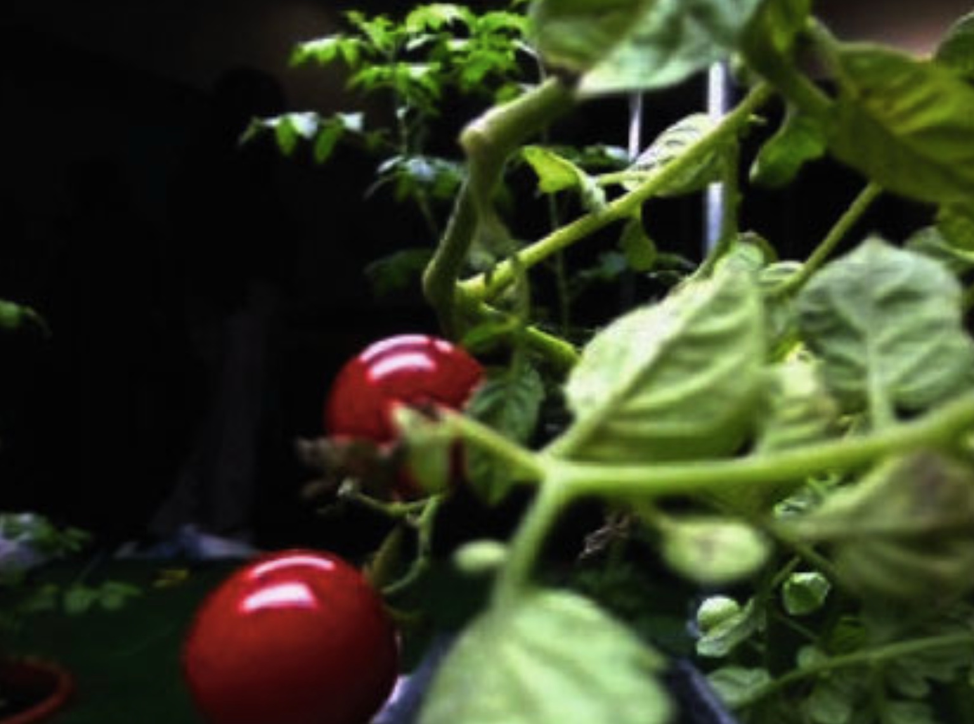
#> input picture images/input/tomates-corke.png, 974 x 724 px, shrunk from 1536 x 1142 before the run
$ jupyter execute atividade_segmentacao.ipynb
#> lines starting #> are read from the running program, lines starting #| are printed output that depends on the picture; after the words box and inside, x2 and y2 are one past the last pixel; in counts of white or black regions, pixels touching at a corner belong together
### src/otsu.py
import numpy as np

def otsu_threshold(img_gray):
    hist, _ = np.histogram(img_gray.flatten(), bins=256, range=(0, 256))

    # Normaliza o histograma para obter probabilidades por intensidade
    prob = hist / img_gray.size

    intensidades = np.arange(256)

    melhor_t = 0
    menor_variancia = float('inf')

    for t in range(256):
        w0 = prob[:t].sum()  # peso da classe 0 (fundo)
        w1 = prob[t:].sum()  # peso da classe 1 (objeto)

        if w0 == 0 or w1 == 0:
            continue

        mean0 = (prob[:t] * intensidades[:t]).sum() / w0
        mean1 = (prob[t:] * intensidades[t:]).sum() / w1

        var0 = (prob[:t] * (intensidades[:t] - mean0)**2).sum() / w0
        var1 = (prob[t:] * (intensidades[t:] - mean1)**2).sum() / w1

        variancia_intra = w0 * var0 + w1 * var1

        # Atualiza o melhor limiar se encontrou variância menor
        if variancia_intra < menor_variancia:
            menor_variancia = variancia_intra
            melhor_t = t

    return melhor_t

### src/kmeans.py
# Implementação manual do k-means no plano a*b* do espaço L*a*b*.

import operator

import numpy as np
import cv2


def kmeans_ab(img_rgb, k, max_iter=100, tol=1e-4, seed=42):
    """
    K-means manual no plano a*b* do espaco L*a*b*.

    Parâmetros
    ----------
    img_rgb : ndarray (H, W, 3) uint8
        Imagem em RGB.
    k : int
        Número de clusters.
    max_iter : int
        Iterações máximas.
    tol : float
        Tolerância de convergência (deslocamento máximo dos centroides).
    seed : int
        Semente para reprodutibilidade.

    Retorna
    -------
    labels : ndarray (H, W) int
        Rótulo 0..k-1 por pixel.
    centroids : ndarray (k, 2)
        Centroides finais no plano a*b*.
    history : list of (iter_number, labels_i, centroids_i)
        Snapshots em 3 momentos: início, meio e convergência.
    """
    H, W = img_rgb.shape[:2]

    lab = cv2.cvtColor(img_rgb, cv2.COLOR_RGB2LAB).astype(np.float64)
    ab = lab[:, :, 1:3].reshape(-1, 2)
    N = ab.shape[0]

    try:
        k = operator.index(k)
    except TypeError:
        raise ValueError(
            f"k must be an integer between 1 and N (N={N}), got k={k!r}"
        ) from None
    if not (1 <= k <= N):
        raise ValueError(
            f"k must be an integer between 1 and N (N={N}), got k={k!r}"
        )

    rng = np.random.RandomState(seed)
    indices = rng.choice(N, size=k, replace=False)
    centroids = ab[indices].copy()

    all_snapshots = []
    labels_flat = np.zeros(N, dtype=np.int32)

    for it in range(max_iter):
        dists = np.linalg.norm(ab[:, None, :] - centroids[None, :, :], axis=2)
        labels_flat = np.argmin(dists, axis=1)

        all_snapshots.append(
            (it, labels_flat.reshape(H, W).copy(), centroids.copy())
        )

        new_centroids = np.empty_like(centroids)
        for j in range(k):
            members = ab[labels_flat == j]
            if len(members) == 0:
                new_centroids[j] = centroids[j]
            else:
                new_centroids[j] = members.mean(axis=0)

        shift = np.linalg.norm(new_centroids - centroids, axis=1).max()
        centroids = new_centroids

        if shift < tol:
            # Rótulos devem corresponder aos centróides já atualizados
            dists = np.linalg.norm(ab[:, None, :] - centroids[None, :, :], axis=2)
            labels_flat = np.argmin(dists, axis=1)
            all_snapshots.append(
                (it + 1, labels_flat.reshape(H, W).copy(), centroids.copy())
            )
            break

    # Última atualização de centróides sem nova atribuição (ex.: parada por max_iter)
    dists = np.linalg.norm(ab[:, None, :] - centroids[None, :, :], axis=2)
    labels_flat = np.argmin(dists, axis=1)

    total = len(all_snapshots)
    pick = [0, total // 2, total - 1]
    pick = sorted(set(pick))
    history = [all_snapshots[i] for i in pick]

    labels = labels_flat.reshape(H, W)
    return labels, centroids, history

### notebook/atividade_segmentacao.ipynb
# Atividade 1 – Segmentação
**Alunos:**
- Henryque Oliveira Affiune (202201634)
- Matheus Sousa Marinho (202206132)
- Rodrigo de Oliveira Ribeiro (201811631)

Seções do notebook:
- Parte I: Limiarização (manual, Otsu, adaptativa)
- Parte II: Espaços de cor (RGB, HSV, L*a*b*)
- Parte III: Agrupamento k-means no plano a*b*
- Parte IV: Morfologia e refino das máscaras
- Análise comparativa final

[cell 1]
from pathlib import Path
import sys

import numpy as np
import cv2
from skimage import color
import matplotlib.pyplot as plt
import cv2

sys.path.append("../src")
from otsu import otsu_threshold

plt.rcParams["figure.figsize"] = (6, 4)

# Raiz do projeto = pai da pasta notebook/
ROOT = Path().resolve().parent
DATA_DIR = ROOT / "images" / "input"
DATA_DIR.mkdir(parents=True, exist_ok=True)
RESULTS_DIR = ROOT / "images" / "results"
RESULTS_DIR.mkdir(parents=True, exist_ok=True)

## Carregamento de imagem

Aqui ficam funções auxiliares para leitura e exibição das imagens da pasta `images/input`.

[cell 2]
# carregamento da imagem RGB da pasta images/input
def load_rgb(name: str):
    """Carrega uma imagem RGB da pasta `images/input`."""
#> called with name = 'tomates-corke.png'
    path = DATA_DIR / name
    img_bgr = cv2.imread(str(path), cv2.IMREAD_COLOR)
#> img_bgr is the input picture: shape (724, 974, 3); mean B, G, R 37.3, 63.1, 57.1
    if img_bgr is None:
        raise FileNotFoundError(f"Imagem não encontrada: {path}")
    img_rgb = cv2.cvtColor(img_bgr, cv2.COLOR_BGR2RGB)
    return img_rgb

# show imagens lado a lado
def show_side_by_side(images, titles):
    n = len(images)
    fig, axes = plt.subplots(1, n, figsize=(4 * n, 4))
    if n == 1:
        axes = [axes]
    for ax, img, title in zip(axes, images, titles):
        if img.ndim == 2:
            ax.imshow(img, cmap="gray")
        else:
            ax.imshow(img)
        ax.set_title(title)
        ax.axis("off")
    plt.tight_layout()

## Parte I: Limiarização Manual

Ponto de partida da segmentação: converter a imagem para escala de cinza e aplicar um limiar fixo T escolhido manualmente. O objetivo é entender o mecanismo básico e observar suas limitações antes de avançar para métodos automáticos.

[cell 3]
# Carrega a imagem colorida e converte para escala de cinza
img_rgb = load_rgb("tomates-corke.png")
img_gray = cv2.cvtColor(img_rgb, cv2.COLOR_RGB2GRAY)

# Limiar fixo escolhido manualmente — pixels >= T viram branco, demais preto
T = 127
mask = (img_gray >= T).astype(np.uint8) * 255
#> mask: shape (724, 974); 16.2% white; 87 white regions (25 under 20 px), largest, box (x1, y1, x2, y2) and area: (392, 239, 974, 551) 53135, (424, 592, 665, 724) 22873, (525, 28, 745, 214) 11682

# Histograma da imagem em cinza com marcação visual do limiar escolhido
plt.hist(img_gray.flatten(), bins=256, range=(0, 256), color='gray')
plt.axvline(T, color='red', linestyle='--', label=f'T = {T}')
plt.title("Histograma")
plt.xlabel("Intensidade")
plt.ylabel("Contagem")
plt.legend()
plt.show()
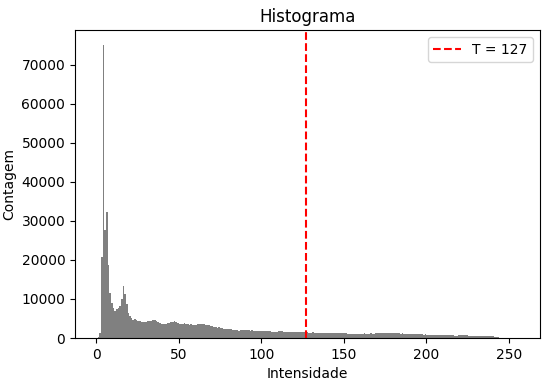
#> figure drawn by matplotlib, 1 panel; tallest bar 75168 high, from x = 4 to 5

# Comparação visual: original, cinza e máscara binária
show_side_by_side(
    [img_rgb, img_gray, mask],
    ["Original", "Tons de cinza", f"Máscara (T = {T})"]
)
#> in show_side_by_side, `n = len(images)`: n = 3
#> the loop in show_side_by_side, `for ax, img, title in zip(axes, images, titles):` made 3 passes
#> title on passes 1 to 3: 'Original', 'Tons de cinza', 'Máscara (T = 127)'

## Limiarização Método Otsu

Este bloco demonstra como chamar a função `otsu_threshold` implementada em `src/otsu.py`.

[cell 4]
img_rgb = load_rgb("tomates-corke.png")  # ajuste o nome do arquivo se necessário
img_gray = cv2.cvtColor(img_rgb, cv2.COLOR_RGB2GRAY)

t = otsu_threshold(img_gray)
#> in otsu_threshold, `hist, _ = np.histogram(img_gray.flatten(), bins=256, range=(0, 256))`: hist = 256 values, max 75168 at index 4, min 0 at index 252, mean 2754.6
#> in otsu_threshold, `prob = hist / img_gray.size`: prob = 256 values, max 0.107 at index 4, min 0 at index 252, mean 0.00391
#> the loop in otsu_threshold, `for t in range(256):` made 256 passes
#> (w0, w1, mean0, mean1, var0, var1, variancia_intra, menor_variancia) on passes 2 to 8: (2.13e-05, 1, 0, 58.37, 0, 3793.4, 3793.3, 3793.3), (0.00022, 1, 0.903, 58.38, 0.0874, 3793.5, 3792.7, 3792.7), (0.00213, 0.998, 1.89, 58.49, 0.121, 3794.7, 3786.6, 3786.6), (0.0316, 0.968, 2.93, 60.18, 0.0858, 3813.6, 3693, 3693), (0.138, 0.862, 3.75, 67.13, 0.224, 3846.6, 3314.9, 3314.9), (0.177, 0.823, 4.03, 70.09, 0.441, 3837.2, 3156.4, 3156.4), (0.223, 0.777, 4.43, 73.86, 0.983, 3807.1, 2958, 2958)
print("Limiar de Otsu:", t)
#| Limiar de Otsu: 90

mask = (img_gray >= t).astype(np.uint8) * 255
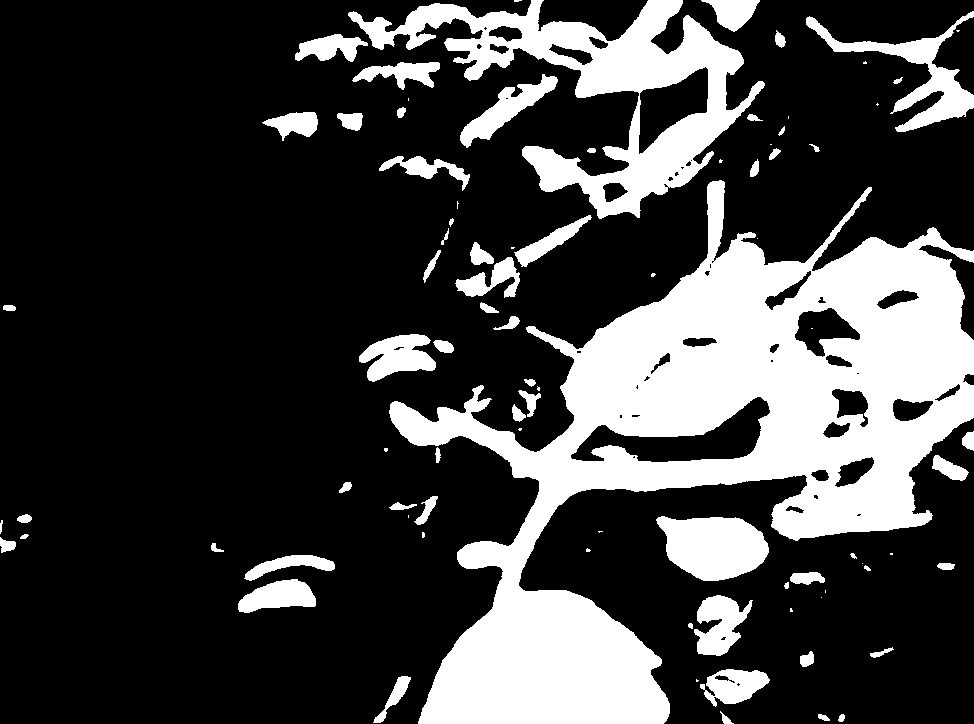
#> mask: shape (724, 974); 25% white; 87 white regions (26 under 20 px), largest, box (x1, y1, x2, y2) and area: (389, 180, 974, 724) 115961, (348, 0, 765, 219) 26146, (656, 516, 769, 581) 5391


# Histograma com o limiar de Otsu marcado
plt.hist(img_gray.flatten(), bins=256, range=(0, 256), color='gray')
plt.axvline(t, color='red', linestyle='--', label=f'T = {t}')
plt.title("Histograma com limiar de Otsu")
plt.xlabel("Intensidade")
plt.ylabel("Contagem")
plt.legend()
plt.show()

show_side_by_side(
    [img_rgb, img_gray, mask],
    ["Original", "Tons de cinza", f"Máscara (Otsu, T={t})"]
)
#> the loop in show_side_by_side (call 2), `for ax, img, title in zip(axes, images, titles):` made 3 passes
#> title on passes 1 to 3: 'Original', 'Tons de cinza', 'Máscara (Otsu, T=90)'

## Limiarização Adaptativa

[cell 5]
img_rgb = load_rgb("tomates-corke.png")  # ajuste o nome do arquivo se necessário
img_gray = cv2.cvtColor(img_rgb, cv2.COLOR_RGB2GRAY)

#cv2.adaptiveThreshold(img_gray, maxValue, adaptiveMethod, thresholdType, blockSize, C)
mask_mean = cv2.adaptiveThreshold( img_gray, 255, cv2.ADAPTIVE_THRESH_MEAN_C, cv2.THRESH_BINARY_INV, 11, 2)
#> mask_mean: shape (724, 974); 27.3% white; 1766 white regions (1373 under 20 px), largest, box (x1, y1, x2, y2) and area: (281, 14, 636, 453) 25391, (513, 481, 859, 680) 16856, (568, 93, 873, 332) 11669
mask_gaussian = cv2.adaptiveThreshold( img_gray, 255, cv2.ADAPTIVE_THRESH_GAUSSIAN_C, cv2.THRESH_BINARY_INV, 11, 2)
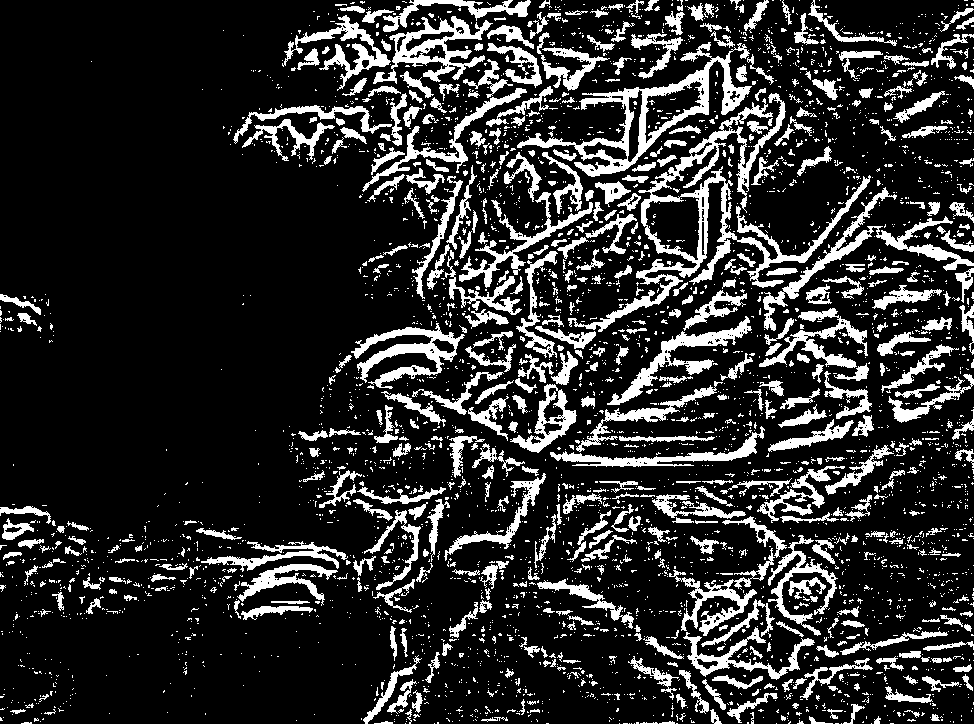
#> mask_gaussian: shape (724, 974); 17.8% white; 3836 white regions (3269 under 20 px), largest, box (x1, y1, x2, y2) and area: (568, 93, 871, 332) 8159, (517, 42, 752, 177) 5083, (763, 187, 974, 331) 2994

show_side_by_side(
    [img_rgb, img_gray, mask, mask, mask_mean, mask_gaussian],
    ["Original", "Tons de cinza",f"Máscara (T = {T})", f"Máscara (Otsu, T={t})", "Adaptativo (Mean)", "Adaptativo (Gaussian)"]
)

## Parte III: Agrupamento k-means no plano a\*b\*

Implementação manual do k-means sobre os canais cromáticos a\* e b\* do espaço L\*a\*b\*.
O objetivo é agrupar pixels por similaridade de cor, descartando a luminância (canal L\*).

[cell 6]
from kmeans import kmeans_ab

img_rgb = load_rgb("tomates-corke.png")

# Executa o k-means no plano a*b* para diferentes valores de k.
# Para cada k, armazena: rótulos por pixel, centróides finais e
# histórico de snapshots (início, meio, convergência).
results = {}
for k in [2, 3, 4, 5]:
    labels, centroids, history = kmeans_ab(img_rgb, k=k)
    results[k] = (labels, centroids, history)
    print(f"k={k}  →  {len(history)} snapshots, "
        f"convergiu na iteração {history[-1][0]}")
#> this loop made 4 passes
#| k=2  →  3 snapshots, convergiu na iteração 6
#| k=3  →  3 snapshots, convergiu na iteração 12
#| k=4  →  3 snapshots, convergiu na iteração 6
#| k=5  →  3 snapshots, convergiu na iteração 24
#> pass 1, in kmeans_ab, `lab = cv2.cvtColor(img_rgb, cv2.COLOR_RGB2LAB).astype(np.float64)`:
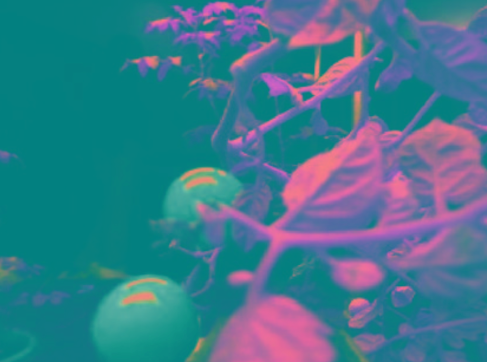
#> lab: shape (724, 974, 3) float64 (shown at 1/2 size); mean R, G, B 63.2, 121.6, 141.7
#> pass 3, in kmeans_ab (call 3), `labels = labels_flat.reshape(H, W)`:
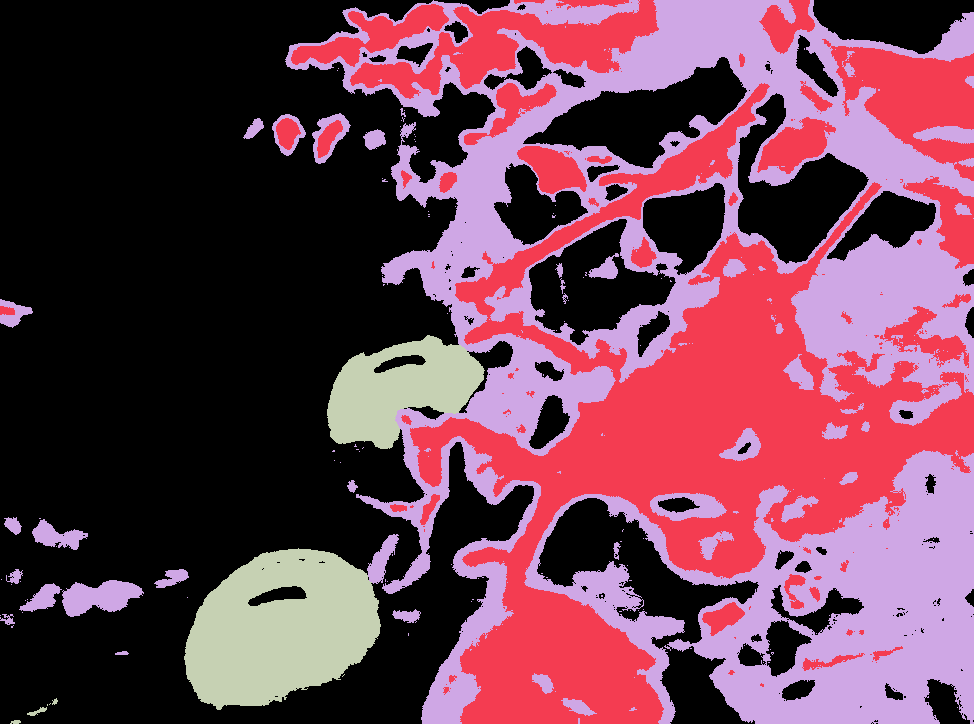
#> labels: shape (724, 974) int64; 4 distinct labels, from 0 to 3; one colour per label, 0 black

## Evolução dos centróides ao longo das iterações do k-means.
Aqui, para cada valor de k, plota os centróides em 3 momentos (início, meio, momento de convergência).

[cell 7]
# Evolução dos centróides ao longo das iterações do k-means.
# Para cada k, plota os centróides em 3 momentos (início, meio, convergência)
# sobre uma nuvem cinza de ~5000 pixels amostrados no plano a*b*.
# Marcadores maiores = iterações mais avançadas.

moment_labels = ["início", "meio", "convergência"]
marker_sizes = [80, 160, 300]       # tamanho cresce com a iteração
markers = ["o", "s", "X"]           # forma muda para distinguir momentos

fig, axes = plt.subplots(1, len(results), figsize=(5 * len(results), 5))
if len(results) == 1:
    axes = [axes]

for ax, (k, (labels, centroids, history)) in zip(axes, results.items()):
    # Converte a imagem para L*a*b* e extrai os canais cromáticos a*, b*
    lab_full = cv2.cvtColor(img_rgb, cv2.COLOR_RGB2LAB).astype(np.float64)
    ab = lab_full[:, :, 1:3].reshape(-1, 2)

    # Amostra aleatória de pixels como fundo cinza claro
    idx = np.random.RandomState(0).choice(ab.shape[0], size=min(5000, ab.shape[0]), replace=False)
    ax.scatter(ab[idx, 0], ab[idx, 1], c="lightgray", s=1, alpha=0.3)

    colors = plt.cm.tab10(np.linspace(0, 1, max(k, 3)))[:k]

    # Sobrepõe os centróides de cada snapshot (início → meio → fim)
    for snap_idx, (it_num, _, ctrs) in enumerate(history):
        for j in range(k):
            ax.scatter(
                ctrs[j, 0], ctrs[j, 1],
                color=colors[j],
                s=marker_sizes[snap_idx],
                marker=markers[snap_idx],
                edgecolors="black",
                linewidths=0.8,
                label=f"C{j} {moment_labels[snap_idx]} (it {it_num})" if j == 0 else None,
                zorder=5,
            )

    ax.set_title(f"k = {k}")
    ax.set_xlabel("a*")
    ax.set_ylabel("b*")
    ax.legend(fontsize=7, loc="upper left")
#> this loop made 4 passes
#> centroids on passes 1 to 2: [[129.5, 131.6], [109.6, 157]], [[130.8, 130.5], [106.2, 163.7], [115.2, 146.5]]

fig.suptitle("Evolução dos centróides no plano a*b*", fontsize=14, y=1.02)
plt.tight_layout()
plt.savefig(RESULTS_DIR / "kmeans_centroid_evolution.png", dpi=150, bbox_inches="tight")
plt.show()

## Gráfico de dispersão (scatter) dos pixels no plano a*b*.
Cada pixel amostrado é colorido pela cor do cluster ao qual foi atribuído, permitindo visualizar como o k-means particionou o espaço cromático. Os centroides finais são marcados com "X".

[cell 8]
n_sample = 5000
rng = np.random.RandomState(0)

# Extrai os canais a* e b* de toda a imagem
lab_full = cv2.cvtColor(img_rgb, cv2.COLOR_RGB2LAB).astype(np.float64)
ab_all = lab_full[:, :, 1:3].reshape(-1, 2)

# Seleciona ~5000 pixels aleatórios para não sobrecarregar o gráfico
idx_sample = rng.choice(ab_all.shape[0], size=min(n_sample, ab_all.shape[0]), replace=False)

fig, axes = plt.subplots(1, len(results), figsize=(5 * len(results), 5))
if len(results) == 1:
    axes = [axes]

for ax, (k, (labels, centroids, _)) in zip(axes, results.items()):
    labels_flat = labels.ravel()

    # Mapeia cada cluster para uma cor distinta (tab10)
    cluster_colors = plt.cm.tab10(np.linspace(0, 1, max(k, 3)))[:k]
    pixel_colors = cluster_colors[labels_flat[idx_sample]]

    # Plota os pixels amostrados, coloridos pelo cluster
    ax.scatter(
        ab_all[idx_sample, 0], ab_all[idx_sample, 1],
        c=pixel_colors, s=2, alpha=0.5,
    )

    # Sobrepõe os centróides finais com coordenadas na legenda
    for j in range(k):
        ax.scatter(
            centroids[j, 0], centroids[j, 1],
            color=cluster_colors[j], s=250, marker="X",
            edgecolors="black", linewidths=1.2, zorder=10,
            label=f"C{j} ({centroids[j,0]:.1f}, {centroids[j,1]:.1f})",
        )

    ax.set_title(f"k = {k}")
    ax.set_xlabel("a*")
    ax.set_ylabel("b*")
    ax.legend(fontsize=7, loc="best")

fig.suptitle("Dispersão dos pixels no plano a*b* (coloridos por cluster)", fontsize=14, y=1.02)
plt.tight_layout()
plt.savefig(RESULTS_DIR / "kmeans_scatter_ab.png", dpi=150, bbox_inches="tight")
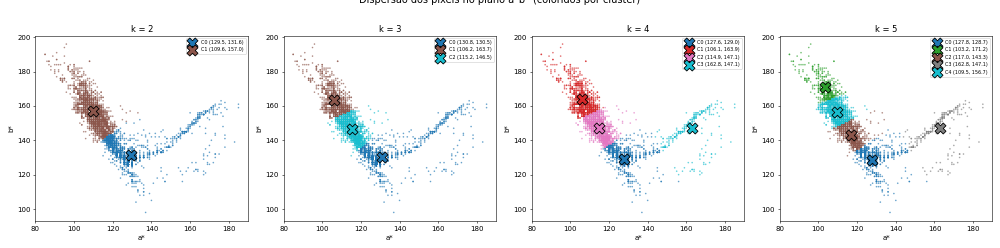
#> figure drawn by matplotlib, 4 panels
plt.show()

## Comparação das máscaras segmentadas para cada valor de k.
A coloração dos pixels é baseada na cor média do seu cluster, produzindo uma "posterização" que revela as regiões identificadas.

[cell 9]
def recolor_by_mean(img_rgb, labels, k):
    """Recolore cada cluster com a cor RGB média dos pixels que lhe pertencem."""
    out = np.zeros_like(img_rgb)
    for j in range(k):
        mask = labels == j
        if mask.any():
            # Calcula a cor média dos pixels pertencentes ao cluster j
            mean_color = img_rgb[mask].mean(axis=0).astype(np.uint8)
            out[mask] = mean_color
    return out

# Monta a fileira: imagem original + uma máscara por valor de k
images_row = [img_rgb]
titles_row = ["Original"]

for k, (labels, centroids, _) in results.items():
    seg = recolor_by_mean(img_rgb, labels, k)
    images_row.append(seg)
    titles_row.append(f"k = {k}")
#> this loop made 4 passes
#> pass 1, `seg = recolor_by_mean(img_rgb, labels, k)`:
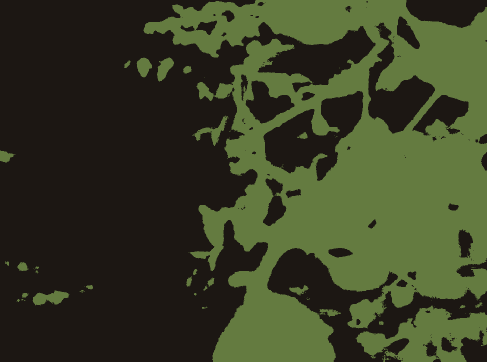
#> seg: shape (724, 974, 3) (shown at 1/2 size); mean R, G, B 56.7, 62.9, 36.9

# Exibe tudo lado a lado para facilitar a comparação
fig, axes = plt.subplots(1, len(images_row), figsize=(4 * len(images_row), 4))
for ax, img, title in zip(axes, images_row, titles_row):
    ax.imshow(img)
    ax.set_title(title)
    ax.axis("off")
#> this loop made 5 passes
#> title on passes 1 to 5: 'Original', 'k = 2', 'k = 3', 'k = 4', 'k = 5'

fig.suptitle("Máscaras segmentadas — cor média por cluster", fontsize=14, y=1.02)
plt.tight_layout()
plt.savefig(RESULTS_DIR / "kmeans_masks_comparison.png", dpi=150, bbox_inches="tight")
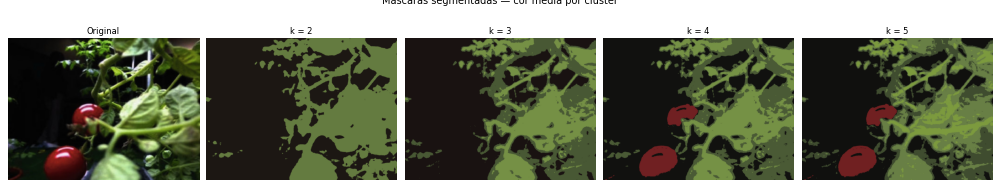
#> figure drawn by matplotlib, 5 panels
plt.show()
